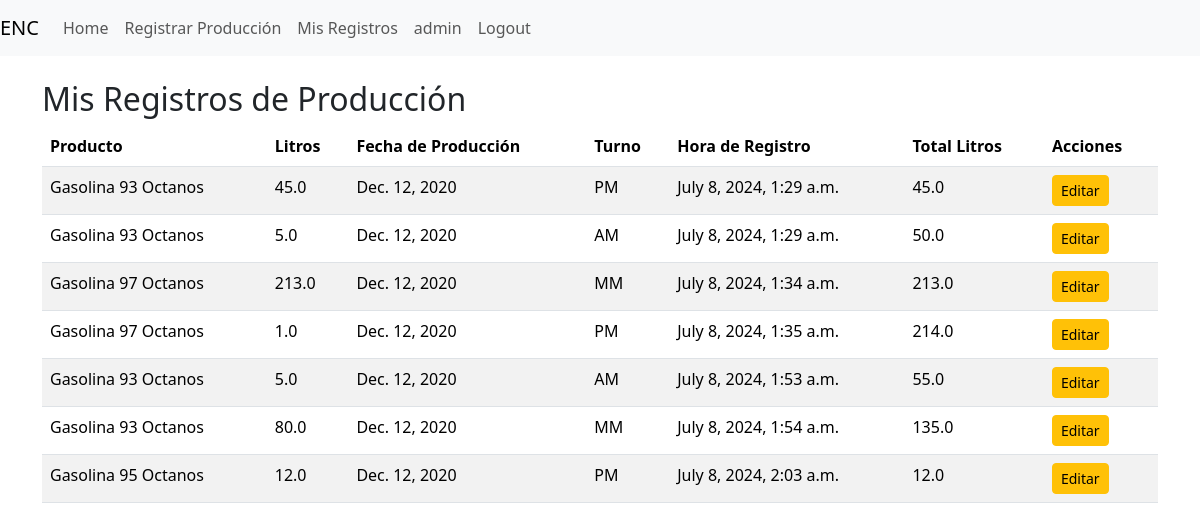
/core/mis-registros/ (signed in), run on the app's committed database.
### core/models.py (models this page shows, shortened)
class CustomUser(AbstractUser):
    ROLES = (
        ('operator', 'Operator'),
        ('supervisor', 'Supervisor'),
        ('admin', 'Admin'),
    )
    role = models.CharField(max_length=10, choices=ROLES)

class RegistroProduccion(models.Model):
    TURNOS = [
        ('AM', 'Mañana'),
        ('PM', 'Tarde'),
        ('MM', 'Noche'),
    ]
    producto = models.ForeignKey(Producto, on_delete=models.CASCADE)
    litros = models.FloatField()
    fecha_produccion = models.DateField()
    turno = models.CharField(max_length=2, choices=TURNOS)
    hora_registro = models.DateTimeField(auto_now_add=True)
    operador = models.ForeignKey(CustomUser, on_delete=models.CASCADE)
    total_litros = models.FloatField(default=0)

class Producto(models.Model):
    codigo = models.CharField(max_length=3)
    nombre = models.CharField(max_length=100)
    planta = models.ForeignKey(Planta, on_delete=models.CASCADE)
    def __str__(self):
        return self.nombre

### core/views.py (the view)
# urls.py: path('mis-registros/', mis_registros, name='mis_registros'),
@login_required
def mis_registros(request):
    registros = RegistroProduccion.objects.filter(operador=request.user)
    return render(request, 'core/mis_registros.html', {'registros': registros})

### core/templates/core/mis_registros.html (shortened to what this page needs)
{% extends "core/base.html" %}
{% block content %}
    <h2>Mis Registros de Producción</h2>
    <table class="table table-striped">
        <thead>
            <tr>
                <th>Producto</th>
                <th>Litros</th>
                <th>Fecha de Producción</th>
                <th>Turno</th>
                <th>Hora de Registro</th>
                <th>Total Litros</th>
                <th>Acciones</th>
            </tr>
        </thead>
        <tbody>
            {% for registro in registros %}
                <tr>
                    <td>{{ registro.producto }}</td>
                    <td>{{ registro.litros }}</td>
                    <td>{{ registro.fecha_produccion }}</td>
                    <td>{{ registro.turno }}</td>
                    <td>{{ registro.hora_registro }}</td>
                    <td>{{ registro.total_litros }}</td>
                    <td>
                        <a href="{% url 'core:editar_registro' registro.pk %}" class="btn btn-warning btn-sm">Editar</a>
                    </td>
                </tr>
            {% endfor %}
        </tbody>
    </table>
{% endblock %}

### core/templates/core/base.html (shortened to what this page needs)
{% load static %}
<!DOCTYPE html>
<html lang="en">
<head>
    <link href="https://cdn.jsdelivr.net/npm/bootstrap@5.3.3/dist/css/bootstrap.min.css" rel="stylesheet">
</head>
<body>
    <nav class="navbar navbar-expand-lg navbar-light bg-light">
        <a class="navbar-brand" href="{% url 'core:home' %}">ENC</a>
        <div class="collapse navbar-collapse">
            <ul class="navbar-nav mr-auto">
                <li class="nav-item">
                    <a class="nav-link" href="{% url 'core:home' %}">Home</a>
                </li>
                <li class="nav-item">
                    <a class="nav-link" href="{% url 'core:registro_produccion' %}">Registrar Producción</a>
                </li>
                <li class="nav-item">
                    <a class="nav-link" href="{% url 'core:mis_registros' %}">Mis Registros</a>
                </li>
            </ul>
            <ul class="navbar-nav ml-auto">
                {% if user.is_authenticated %}
                    <li class="nav-item">
                        <a class="nav-link" href="/admin">{{ user.username }}</a>
                    </li>
                    <li class="nav-item">
                        <form method="post" action="{% url 'logout' %}" style="display:inline;">
                            <button type="submit" class="btn btn-link nav-link" style="display:inline; cursor: pointer;">Logout</button>
                        </form>
                    </li>
                {% else %}
                    <li class="nav-item">
                        <a class="nav-link" href="{% url 'login' %}">Login</a>
                    </li>
                {% endif %}
            </ul>
        </div>
    </nav>
    <div class="container mt-4">
        {% block content %}
        {% endblock %}
    </div>
  </body>
</body>
</html>

### data on the page
CustomUser: username "admin"
RegistroProduccion: producto "Gasolina 93 Octanos", litros "45.0", fecha_produccion "Dec. 12, 2020", turno "PM", hora_registro "July 8, 2024, 1:29 a.m.", total_litros "45.0"
RegistroProduccion: producto "Gasolina 93 Octanos", litros "5.0", fecha_produccion "Dec. 12, 2020", turno "AM", hora_registro "July 8, 2024, 1:29 a.m.", total_litros "50.0"
RegistroProduccion: producto "Gasolina 97 Octanos", litros "213.0", fecha_produccion "Dec. 12, 2020", turno "MM", hora_registro "July 8, 2024, 1:34 a.m.", total_litros "213.0"
RegistroProduccion: producto "Gasolina 97 Octanos", litros "1.0", fecha_produccion "Dec. 12, 2020", turno "PM", hora_registro "July 8, 2024, 1:35 a.m.", total_litros "214.0"
RegistroProduccion: producto "Gasolina 93 Octanos", litros "5.0", fecha_produccion "Dec. 12, 2020", turno "AM", hora_registro "July 8, 2024, 1:53 a.m.", total_litros "55.0"
RegistroProduccion: producto "Gasolina 93 Octanos", litros "80.0", fecha_produccion "Dec. 12, 2020", turno "MM", hora_registro "July 8, 2024, 1:54 a.m.", total_litros "135.0"
RegistroProduccion: producto "Gasolina 95 Octanos", litros "12.0", fecha_produccion "Dec. 12, 2020", turno "PM", hora_registro "July 8, 2024, 2:03 a.m.", total_litros "12.0"
